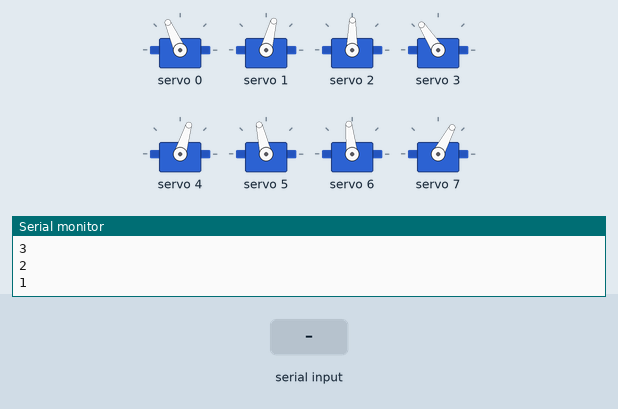
A sketch run on a simulated ESP32. Shown: 8 × servo, the last lines printed to the serial monitor. The test bench sets the inputs (shaded band).

Above: at 12.2 s.
12.3 s: "2" received over Serial
At 12.87 s:
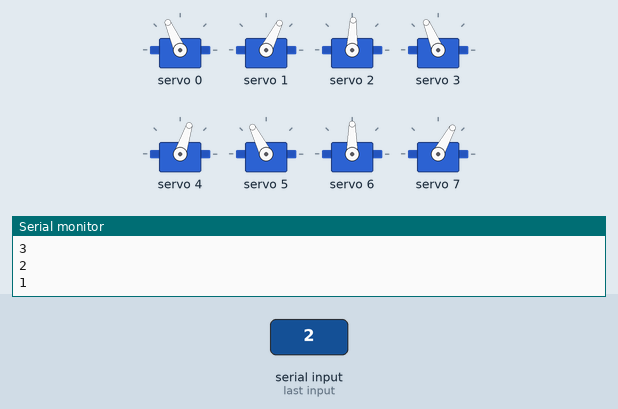
At 13.49 s:
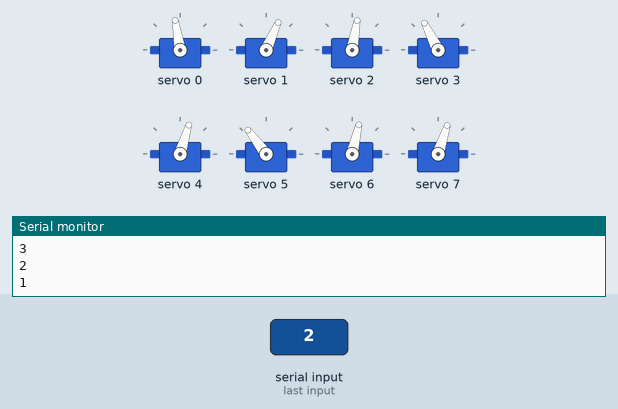
15.3 s: "1" received over Serial
18.3 s: "0" received over Serial
At 18.8 s:
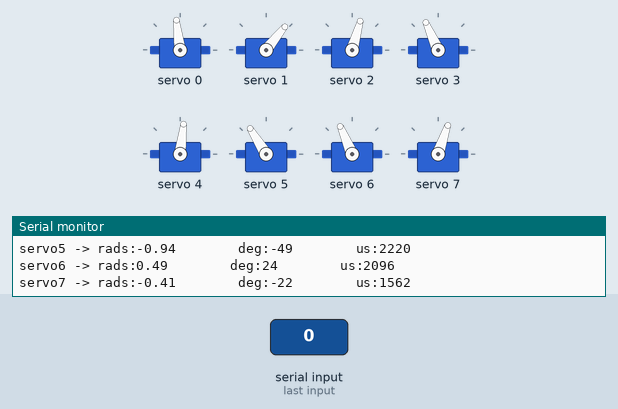
Timing chart, 0 to 21.3 s (numbered marks = the images above; inputs shaded):
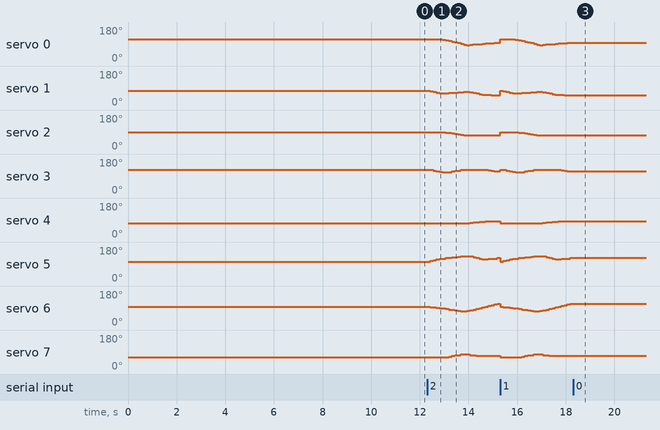

The sketch:

3D_SS_43.ino
```cpp
// HOW TO:
// ------------------------------
// Serial input = 2 -> Steps through gait sequence once and stops at the end.
// Serial input = 1 -> Steps through gait sequence in a loop.
// Serial input = 0 -> Stops infinite loop at the node where it is at that moment

//Gait template
#include <Wire.h>
#include <Adafruit_PWMServoDriver.h>

Adafruit_PWMServoDriver pca9685 = Adafruit_PWMServoDriver();

#define SERVO_FREQ 300
#define SER0 0 //Hip 1
#define SER1 1 //Knee 1
#define SER2 2 //Hip 2
#define SER3 3 //Knee 2
#define SER4 4 //Hip 3
#define SER5 5 //Knee 3
#define SER6 6 //Hip 4
#define SER7 7 //Knee 4

// Insert servo angles here:
// For 3D gaits, these angles are obtained from linearisation.py
// For 2D gaits, these angles are obtained from 2D_trajectory_reader.py
float SS_servo0[] = {-0.50473103, -0.52196053, -0.52361156, -0.52360316, -0.51621094, -0.47595969, -0.39808436, -0.31737102, -0.2364395 , -0.15506137, -0.09457036,  0.06153331,  0.18885749,  0.23016162,  0.18887523,  0.15220256,  0.11980011,  0.08832162,  0.06278442,  0.03479003,  0.00322055, -0.02914607, -0.0619704 , -0.09552735, -0.13366275, -0.17629515, -0.21036049, -0.2239995 , -0.23020771, -0.23731684, -0.24432398, -0.25275466, -0.26973859, -0.29420489, -0.32360055, -0.35389893, -0.38621085, -0.42892938, -0.47164791, -0.5020983 , -0.52458977, -0.52151221, -0.51997797, -0.52051394, -0.52424753, -0.51859617, -0.50966846, -0.50080816, -0.49132737, -0.48166064, -0.48074638, -0.47437251};
float SS_servo1[] = {0.30597673, 0.36075175, 0.44141377, 0.52233526, 0.59567344, 0.63597181, 0.61225522, 0.54936027, 0.51702874, 0.51362123, 0.50091197, 0.45805094, 0.39890028, 0.38631065, 0.46836555, 0.55903689, 0.64717611, 0.72688926, 0.77526601, 0.8103951 , 0.83775416, 0.86157665, 0.87912281, 0.88662312, 0.89925649, 0.92890058, 0.92852109, 0.88042219, 0.83056096, 0.77712423, 0.72097832, 0.67987646, 0.67247844, 0.68831504, 0.70693699, 0.72526185, 0.74410245, 0.81257268, 0.88104291, 0.92246816, 0.94161895, 0.88950027, 0.84295392, 0.80541219, 0.77146796, 0.70407854, 0.62377351, 0.54422271, 0.46219163, 0.37885649, 0.31769917, 0.27423524};
float SS_servo2[] = {-0.1419221 , -0.14954977, -0.15554976, -0.16051941, -0.163576  , -0.16835339, -0.19022179, -0.23477805, -0.29643047, -0.35305439, -0.39445136, -0.45799776, -0.50357674, -0.51820754, -0.5047291 , -0.49860931, -0.49805227, -0.50077927, -0.50156447, -0.50193519, -0.50191033, -0.50197502, -0.50090124, -0.49800522, -0.49330698, -0.4964512 , -0.51886957, -0.52351325, -0.52321576, -0.52256892, -0.51388494, -0.47263206, -0.39457241, -0.3139438 , -0.23321914, -0.15227064, -0.11545953,  0.01966865,  0.15479684,  0.2453745 ,  0.29588382,  0.24939005,  0.21565392,  0.17510065,  0.13879431,  0.10806241,  0.08004471,  0.05580572,  0.02757452, -0.00481761, -0.04606687, -0.09879879};
float SS_servo3[] = {0.6629632 , 0.61732114, 0.54321322, 0.46782605, 0.39061875, 0.32774345, 0.31647134, 0.3597319 , 0.43732639, 0.50273577, 0.53305133, 0.62742185, 0.68658905, 0.68140155, 0.64762428, 0.64123266, 0.64901254, 0.65633505, 0.64574331, 0.61947159, 0.58047112, 0.53795786, 0.48740891, 0.42399805, 0.35210284, 0.30258692, 0.312112  , 0.38609766, 0.46621468, 0.54618969, 0.61788293, 0.65699491, 0.63554356, 0.55845033, 0.49407617, 0.46805199, 0.46207163, 0.43588753, 0.40970344, 0.38454018, 0.37993368, 0.42964005, 0.45752493, 0.50714842, 0.54356233, 0.54664193, 0.53783094, 0.52223163, 0.51277604, 0.51041981, 0.53385267, 0.61320321};
float SS_servo4[] = { 0.49612878,  0.51973101,  0.52343886,  0.52329269,  0.52199645,  0.51960704,  0.5130667 ,  0.50656909,  0.5009113 ,  0.49484836,  0.49097857,  0.48687294,  0.48564225,  0.47917064,  0.44603542,  0.40624274,  0.36673948,  0.32931138,  0.29399281,  0.27354298,  0.26429873,  0.25739413,  0.25387756,  0.25578386,  0.25826952,  0.25099314,  0.22205858,  0.17629241,  0.11806974,  0.06166675,  0.00569061, -0.04885472, -0.10170993, -0.15665427, -0.21606718, -0.2753249 , -0.31750002, -0.30442997, -0.29135992, -0.23408541, -0.1651129 , -0.08446876, -0.00379785,  0.0768176 ,  0.15683711,  0.22978536,  0.30139195,  0.37392105,  0.44960968,  0.52515354,  0.52608062,  0.50660781};
float SS_servo5[] = {-0.38596294, -0.48500063, -0.5702675 , -0.65051239, -0.7296611 , -0.8000429 , -0.84785474, -0.88747255, -0.92851325, -0.96923007, -1.01860909, -1.04157896, -1.07195811, -1.09936834, -1.04272915, -0.95300799, -0.86007548, -0.77819426, -0.71458713, -0.69807321, -0.71890666, -0.74905362, -0.79394162, -0.86242404, -0.94038478, -0.99297601, -1.00485345, -0.97940146, -0.90983155, -0.85292645, -0.8020634 , -0.74216973, -0.6686528 , -0.58213625, -0.49541005, -0.41341763, -0.37308708, -0.36286428, -0.35264149, -0.36880885, -0.3936677 , -0.42298453, -0.48113724, -0.54460262, -0.58785861, -0.59266347, -0.58223589, -0.57122282, -0.56379001, -0.55926738, -0.54998246, -0.43541219};
float SS_servo6[] = { 0.09840125,  0.07771069,  0.03171288, -0.00877024, -0.05227127, -0.09457375, -0.14042232, -0.19297296, -0.24823602, -0.31137351, -0.35458464, -0.37649081, -0.38069517, -0.36328738, -0.29480838, -0.21426678, -0.13341534, -0.05251111,  0.02799404,  0.10839778,  0.18902554,  0.26984816,  0.35066641,  0.43147769,  0.491111  ,  0.52211384,  0.5195212 ,  0.51945007,  0.51026364,  0.51441702,  0.52173483,  0.52478601,  0.5182824 ,  0.51263776,  0.51634086,  0.52578968,  0.52028867,  0.50338941,  0.48649016,  0.44672771,  0.39875701,  0.33886324,  0.28062129,  0.22263785,  0.16738275,  0.15663858,  0.16479745,  0.17216911,  0.17883796,  0.18466754,  0.17679749,  0.14051378};
float SS_servo7[] = {-0.59338403, -0.6123598 , -0.60333581, -0.60828688, -0.6070766 , -0.59815811, -0.56202416, -0.50059452, -0.43343729, -0.35126115, -0.31552249, -0.2353037 , -0.20005758, -0.23787087, -0.31835562, -0.36297718, -0.38882764, -0.3941281 , -0.39405608, -0.39366554, -0.39291272, -0.39221399, -0.39168159, -0.39141543, -0.41056672, -0.40600033, -0.3050987 , -0.32089942, -0.35556744, -0.42205607, -0.49813809, -0.55738995, -0.58590426, -0.61033491, -0.65877367, -0.71962957, -0.75387604, -0.74016694, -0.72645785, -0.66900471, -0.6003462 , -0.52494526, -0.44713095, -0.36401599, -0.28886397, -0.32103468, -0.39954741, -0.47603244, -0.55527575, -0.63642049, -0.68539442, -0.64065735};

int node=0;
int first=0;
int input=0;
int end_time=0;
int time_step=120000;
int steps = sizeof(SS_servo0)/sizeof(SS_servo0[0]);
int one_print = 0;

// -------------------Joint configurations-------------------
int servo0=0;
int servo0_deg=0;
int servo1=0;
int servo1_deg=0;
int servo2=0;
int servo2_deg=0;
int servo3=0;
int servo3_deg=0;
int servo4=0;
int servo4_deg=0;
int servo5=0;
int servo5_deg=0;
int servo6=0;
int servo6_deg=0;
int servo7=0;
int servo7_deg=0;

void setup() {
  Serial.begin(115200);
  pca9685.begin();

  pca9685.setOscillatorFrequency(27000000); //Value between 24MHz and 27MHz, tuned for this setup
  pca9685.setPWMFreq(SERVO_FREQ);
  delay (1000);

  servo0_deg=SS_servo0[0]/3.14159265*180;
  servo0=map(servo0_deg,-38,90,2200,1030);
  servo1_deg=SS_servo1[0]/3.14159265*180;
  servo1=map(servo1_deg,-90,90,2600,950);
  servo2_deg=SS_servo2[0]/3.14159265*180;
  servo2=map(servo2_deg,-38,90,1510,2730);
  servo3_deg=SS_servo3[0]/3.14159265*180;
  servo3=map(servo3_deg,-90,90,1100,2700);
  servo4_deg=SS_servo4[0]/3.14159265*180;
  servo4=map(servo4_deg,-90,38,2700,1500);
  servo5_deg=SS_servo5[0]/3.14159265*180;
  servo5=map(servo5_deg,-90,90,2600,930);
  servo6_deg=SS_servo6[0]/3.14159265*180;
  servo6=map(servo6_deg,-90,38,850,2250);
  servo7_deg=SS_servo7[0]/3.14159265*180;
  servo7=map(servo7_deg,-90,90,920,2620);

  pca9685.setPWM(SER0,0,servo0);
  pca9685.setPWM(SER1,0,servo1);
  pca9685.setPWM(SER2,0,servo2);
  pca9685.setPWM(SER3,0,servo3);
  pca9685.setPWM(SER4,0,servo4);
  pca9685.setPWM(SER5,0,servo5);
  pca9685.setPWM(SER6,0,servo6);
  pca9685.setPWM(SER7,0,servo7);

  Serial.print("Node:");
  Serial.println(node);
  Serial.print("servo0 -> rads:");
  Serial.print(SS_servo0[node]);
  Serial.print("        deg:");
  Serial.print(servo0_deg);
  Serial.print("        us:");
  Serial.println(servo0);
  Serial.print("servo1 -> rads:");
  Serial.print(SS_servo1[node]);
  Serial.print("        deg:");
  Serial.print(servo1_deg);
  Serial.print("        us:");
  Serial.println(servo1);
  Serial.print("servo2 -> rads:");
  Serial.print(SS_servo2[node]);
  Serial.print("        deg:");
  Serial.print(servo2_deg);
  Serial.print("        us:");
  Serial.println(servo2);
  Serial.print("servo3 -> rads:");
  Serial.print(SS_servo3[node]);
  Serial.print("        deg:");
  Serial.print(servo3_deg);
  Serial.print("        us:");
  Serial.println(servo3);
  Serial.print("servo4 -> rads:");
  Serial.print(SS_servo4[node]);
  Serial.print("        deg:");
  Serial.print(servo4_deg);
  Serial.print("        us:");
  Serial.println(servo4);
  Serial.print("servo5 -> rads:");
  Serial.print(SS_servo5[node]);
  Serial.print("        deg:");
  Serial.print(servo5_deg);
  Serial.print("        us:");
  Serial.println(servo5);
  Serial.print("servo6 -> rads:");
  Serial.print(SS_servo6[node]);
  Serial.print("        deg:");
  Serial.print(servo6_deg);
  Serial.print("        us:");
  Serial.println(servo6);
  Serial.print("servo7 -> rads:");
  Serial.print(SS_servo7[node]);
  Serial.print("        deg:");
  Serial.print(servo7_deg);
  Serial.print("        us:");
  Serial.println(servo7);

  Serial.println("10");
  delay(1000);
  Serial.println("9");
  delay(1000);
  Serial.println("8");
  delay(1000);
  Serial.println("7");
  delay(1000);
  Serial.println("6");
  delay(1000);
  Serial.println("5");
  delay(1000);
  Serial.println("4");
  delay(1000);
  Serial.println("3");
  delay(1000);
  Serial.println("2");
  delay(1000);
  Serial.println("1");
  delay(1000);

}

void loop()
{
  if(Serial.available()>0)
  {
    first=Serial.read();
    if(first=='2')
    {
      input=2;
      node=0;
      one_print=1;
    }
    if(first=='1')
    {
      input=1;
      node=0;
      one_print=1;
    }
    if(first=='0')
    {
      input=0;
    }
  }
  if(input==1 or input==2)
  {
      if(esp_timer_get_time()>=end_time)
      {
        servo0_deg=SS_servo0[node]/3.14159265*180;
        servo0=map(servo0_deg,-38,90,2200,1030);
        servo1_deg=SS_servo1[node]/3.14159265*180;
        servo1=map(servo1_deg,-90,90,2600,950);
        servo2_deg=SS_servo2[node]/3.14159265*180;
        servo2=map(servo2_deg,-38,90,1510,2730);
        servo3_deg=SS_servo3[node]/3.14159265*180;
        servo3=map(servo3_deg,-90,90,1100,2700);
        servo4_deg=SS_servo4[node]/3.14159265*180;
        servo4=map(servo4_deg,-90,38,2700,1500);
        servo5_deg=SS_servo5[node]/3.14159265*180;
        servo5=map(servo5_deg,-90,90,2600,930);
        servo6_deg=SS_servo6[node]/3.14159265*180;
        servo6=map(servo6_deg,-90,38,850,2250);
        servo7_deg=SS_servo7[node]/3.14159265*180;
        servo7=map(servo7_deg,-90,90,920,2620);

        pca9685.setPWM(SER0,0,servo0);
        pca9685.setPWM(SER1,0,servo1);
        pca9685.setPWM(SER2,0,servo2);
        pca9685.setPWM(SER3,0,servo3);
        pca9685.setPWM(SER4,0,servo4);
        pca9685.setPWM(SER5,0,servo5);
        pca9685.setPWM(SER6,0,servo6);
        pca9685.setPWM(SER7,0,servo7);

        node+=1;
        if(node>=steps and input==1)
        {
          Serial.print("Input:");
          Serial.println(input);
          node=0;
        }
        if(node>=steps and input==2)
        {
          Serial.print("Input:");
          Serial.println(input);
          input=0;
        }
         end_time=esp_timer_get_time()+time_step;
      }
   }

  if(input == 0)
  {
        pca9685.setPWM(SER0,0,servo0);
        pca9685.setPWM(SER1,0,servo1);
        pca9685.setPWM(SER2,0,servo2);
        pca9685.setPWM(SER3,0,servo3);
        pca9685.setPWM(SER4,0,servo4);
        pca9685.setPWM(SER5,0,servo5);
        pca9685.setPWM(SER6,0,servo6);
        pca9685.setPWM(SER7,0,servo7);

        if(one_print==1)
        {
          Serial.print("Input:");
          Serial.println(input);
          Serial.print("Node:");
          Serial.println(node);
          Serial.print("servo0 -> rads:");
          Serial.print(SS_servo0[node]);
          Serial.print("        deg:");
          Serial.print(servo0_deg);
          Serial.print("        us:");
          Serial.println(servo0);
          Serial.print("servo1 -> rads:");
          Serial.print(SS_servo1[node]);
          Serial.print("        deg:");
          Serial.print(servo1_deg);
          Serial.print("        us:");
          Serial.println(servo1);
          Serial.print("servo2 -> rads:");
          Serial.print(SS_servo2[node]);
          Serial.print("        deg:");
          Serial.print(servo2_deg);
          Serial.print("        us:");
          Serial.println(servo2);
          Serial.print("servo3 -> rads:");
          Serial.print(SS_servo3[node]);
          Serial.print("        deg:");
          Serial.print(servo3_deg);
          Serial.print("        us:");
          Serial.println(servo3);
          Serial.print("servo4 -> rads:");
          Serial.print(SS_servo4[node]);
          Serial.print("        deg:");
          Serial.print(servo4_deg);
          Serial.print("        us:");
          Serial.println(servo4);
          Serial.print("servo5 -> rads:");
          Serial.print(SS_servo5[node]);
          Serial.print("        deg:");
          Serial.print(servo5_deg);
          Serial.print("        us:");
          Serial.println(servo5);
          Serial.print("servo6 -> rads:");
          Serial.print(SS_servo6[node]);
          Serial.print("        deg:");
          Serial.print(servo6_deg);
          Serial.print("        us:");
          Serial.println(servo6);
          Serial.print("servo7 -> rads:");
          Serial.print(SS_servo7[node]);
          Serial.print("        deg:");
          Serial.print(servo7_deg);
          Serial.print("        us:");
          Serial.println(servo7);
          one_print=0;
        }

  }
}
```

Measured:
- after the input at 12.3 s, servo 0: 114° → 115° after 0.26 s, → 114° 0.25 s later, → 113° 0.13 s later, → 109° 0.13 s later, … (20 changes in this stretch); servo 1: 75° → 73° after 0.13 s, → 69° 0.13 s later, → 66° 0.12 s later, → 63° 0.13 s later, … (20 changes in this stretch)
- after the input at 18.3 s, servo 0: stops changing and stays 97°; servo 1: stops changing and stays 51°; servo 2: stops changing and stays 74°; servo 3: stops changing and stays 114°; servo 4: stops changing and stays 83°
